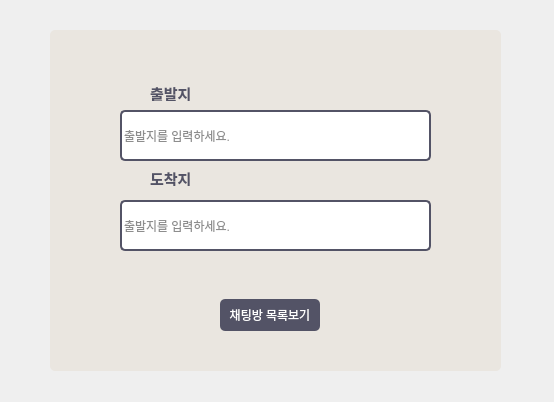
<?xml version="1.0" encoding="UTF-8"?>
<ui version="4.0">
 <class>PassengerWindow</class>
 <widget class="QMainWindow" name="PassengerWindow">
  <property name="geometry">
   <rect>
    <x>0</x>
    <y>0</y>
    <width>554</width>
    <height>402</height>
   </rect>
  </property>
  <property name="windowTitle">
   <string>MainWindow</string>
  </property>
  <widget class="QWidget" name="centralwidget">
   <widget class="QFrame" name="frame">
    <property name="geometry">
     <rect>
      <x>50</x>
      <y>30</y>
      <width>451</width>
      <height>341</height>
     </rect>
    </property>
    <property name="styleSheet">
     <string notr="true">Background: rgb(234, 230, 224);
border-radius: 5px;</string>
    </property>
    <property name="frameShape">
     <enum>QFrame::StyledPanel</enum>
    </property>
    <property name="frameShadow">
     <enum>QFrame::Raised</enum>
    </property>
    <widget class="QLabel" name="label">
     <property name="geometry">
      <rect>
       <x>60</x>
       <y>40</y>
       <width>40</width>
       <height>40</height>
      </rect>
     </property>
     <property name="text">
      <string/>
     </property>
     <property name="pixmap">
      <pixmap resource="Logo.qrc">:/image/pin.png</pixmap>
     </property>
     <property name="scaledContents">
      <bool>true</bool>
     </property>
    </widget>
    <widget class="QLabel" name="label_2">
     <property name="geometry">
      <rect>
       <x>60</x>
       <y>130</y>
       <width>40</width>
       <height>40</height>
      </rect>
     </property>
     <property name="text">
      <string/>
     </property>
     <property name="pixmap">
      <pixmap resource="Logo.qrc">:/image/pin.png</pixmap>
     </property>
     <property name="scaledContents">
      <bool>true</bool>
     </property>
    </widget>
    <widget class="QLabel" name="label_3">
     <property name="geometry">
      <rect>
       <x>100</x>
       <y>55</y>
       <width>51</width>
       <height>16</height>
      </rect>
     </property>
     <property name="styleSheet">
      <string notr="true">color: rgb(83, 83, 102);
font-size: 15px;
font-weight: bold;</string>
     </property>
     <property name="text">
      <string>출발지</string>
     </property>
    </widget>
    <widget class="QLabel" name="label_4">
     <property name="geometry">
      <rect>
       <x>100</x>
       <y>140</y>
       <width>51</width>
       <height>16</height>
      </rect>
     </property>
     <property name="styleSheet">
      <string notr="true">color: rgb(83, 83, 102);
font-size: 15px;
font-weight: bold;</string>
     </property>
     <property name="text">
      <string>도착지</string>
     </property>
    </widget>
    <widget class="QLineEdit" name="StartInput">
     <property name="geometry">
      <rect>
       <x>70</x>
       <y>80</y>
       <width>311</width>
       <height>51</height>
      </rect>
     </property>
     <property name="styleSheet">
      <string notr="true">background-color: #FFFFFF;
color: rgb(28, 28, 28);
border: 1.5px solid #535366;
border-radius: 5px; </string>
     </property>
     <property name="placeholderText">
      <string>출발지를 입력하세요.</string>
     </property>
    </widget>
    <widget class="QLineEdit" name="ArriveInput">
     <property name="geometry">
      <rect>
       <x>70</x>
       <y>170</y>
       <width>311</width>
       <height>51</height>
      </rect>
     </property>
     <property name="styleSheet">
      <string notr="true">background-color: #FFFFFF;
color: rgb(28, 28, 28);
border: 1.5px solid #535366;
border-radius: 5px; </string>
     </property>
     <property name="placeholderText">
      <string>출발지를 입력하세요.</string>
     </property>
    </widget>
    <widget class="QPushButton" name="ListButton">
     <property name="geometry">
      <rect>
       <x>170</x>
       <y>269</y>
       <width>100</width>
       <height>32</height>
      </rect>
     </property>
     <property name="styleSheet">
      <string notr="true">QPushButton { 
    background-color: #535366; 
    color: white; 
    border-radius: 5px; 
    }
 QPushButton:hover { 
    background-color: #555; 
    }
  QPushButton:pressed { 
    background-color: #777; 
    }</string>
     </property>
     <property name="text">
      <string>채팅방 목록보기</string>
     </property>
    </widget>
   </widget>
  </widget>
 </widget>
 <resources>
  <include location="Logo.qrc"/>
 </resources>
 <connections/>
</ui>
